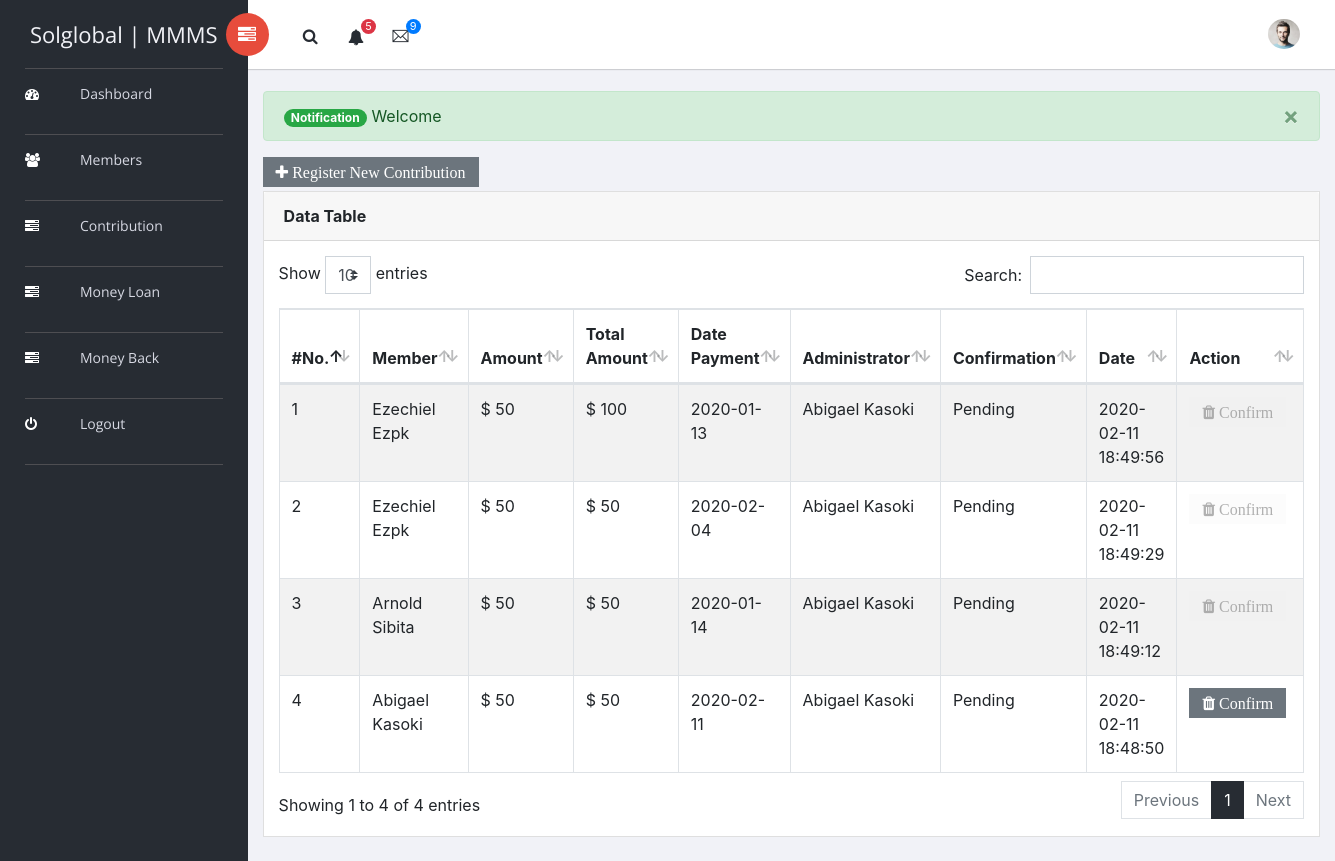
The app's page /execute.php?request=contribution (signed in), older data.
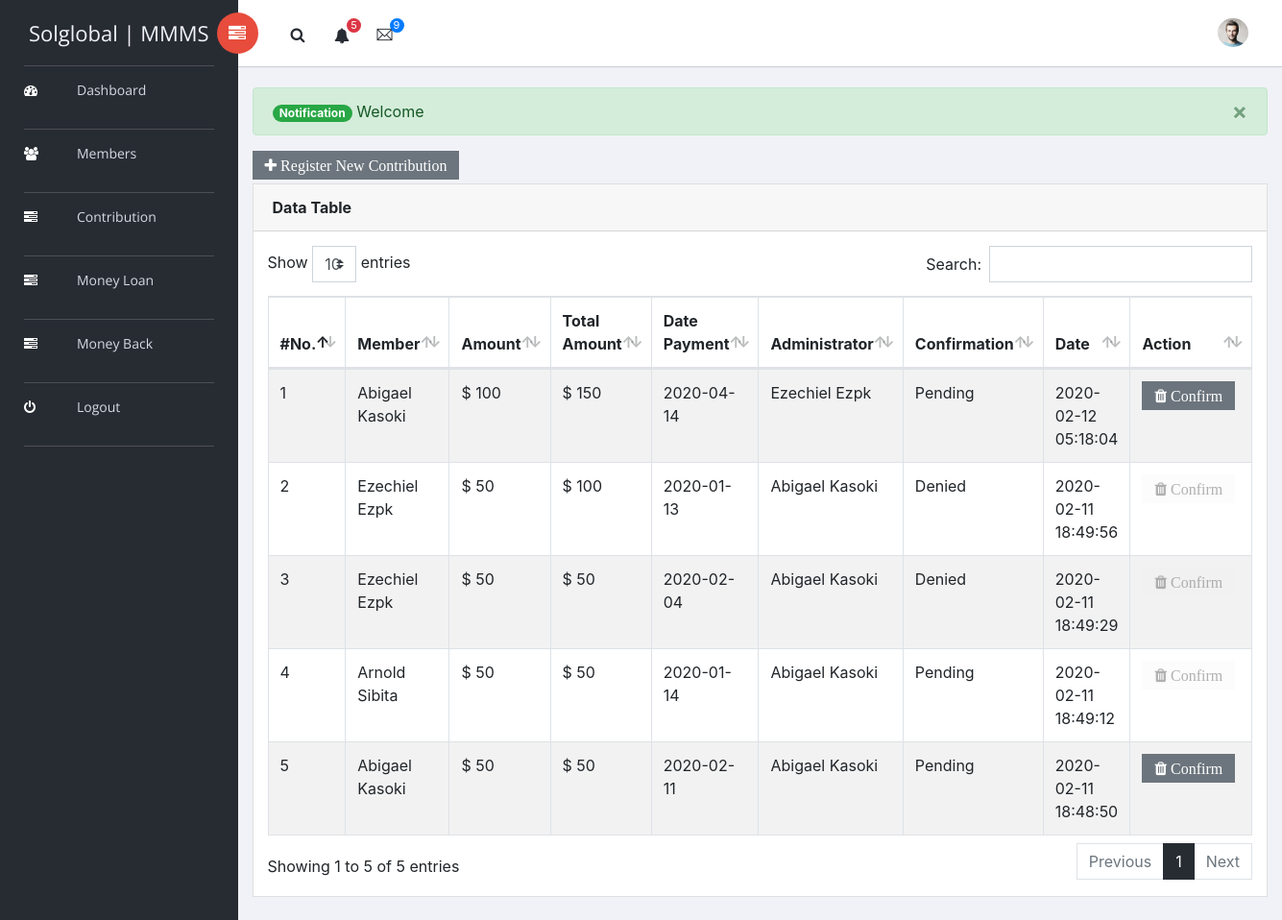
The same page, newer data.
### tables this page shows
CREATE TABLE `members` (
  `id` int(11) NOT NULL,
  `fname` varchar(256) NOT NULL,
  `lname` varchar(256) NOT NULL,
  `email` varchar(256) NOT NULL,
  `phone` varchar(256) NOT NULL,
  `address` varchar(256) NOT NULL,
  `category` int(11) NOT NULL,
  `status` int(11) NOT NULL,
  `registered_by` int(11) NOT NULL,
  `profile` varchar(256) NOT NULL,
  `password` varchar(256) NOT NULL,
  `c_date` datetime NOT NULL
);

CREATE TABLE `contributions` (
  `id` int(11) NOT NULL,
  `member_id` int(11) NOT NULL,
  `admin_id` int(11) NOT NULL,
  `amount` int(11) NOT NULL,
  `total_amount` int(11) NOT NULL,
  `date_payment` date NOT NULL,
  `member_confirmation` int(11) NOT NULL,
  `c_date` datetime NOT NULL
);

### core/db.php (called while the page is built, shortened)
<?php
class DB{
    private $dbHost     = "localhost";
    private $dbUsername = "root";
    private $dbPassword = "";
    private $dbName     = "mmms_db";
    public function __construct(){
        if(!isset($this->db)){
            $conn = new mysqli($this->dbHost, $this->dbUsername, $this->dbPassword, $this->dbName);
            if($conn->connect_error){
                die("Failed to connect with MySQL: " . $conn->connect_error);
            }else{
                $this->db = $conn;
            }
        }
    }
    public function getRows($table,$conditions = array()){
        $sql = 'SELECT ';
        $sql .= array_key_exists("select",$conditions)?$conditions['select']:'*';
        $sql .= ' FROM '.$table;
        if(array_key_exists("where",$conditions)){
            $sql .= ' WHERE ';
            $i = 0;
            foreach($conditions['where'] as $key => $value){
                $pre = ($i > 0)?' AND ':'';
                $sql .= $pre.$key."= '".$value."'";
                $i++;
            }
        }
        if(array_key_exists("order_by",$conditions)){
            $sql .= ' ORDER BY '.$conditions['order_by'];
        }
        $result = $this->db->query($sql);
        if(array_key_exists("return_type",$conditions) && $conditions['return_type'] != 'all'){
            switch($conditions['return_type']){
                case 'count':
                    $data = $result->num_rows;
                    break;
                case 'single':
                    $data = $result->fetch_assoc();
                    break;
                default:
                    $data = '';
            }
        }else{
            if($result->num_rows > 0){
                while($row = $result->fetch_assoc()){
                    $data[] = $row;
                }
            }
        }
        return !empty($data)?$data:false;
    }
}

### views/contribution.php (the view, shortened to what this page needs)
        <div class="content mt-3">
          <?php if(isset($_SESSION['sessData'])):
                  if(!empty($_SESSION['sessData'])):
                    $sssData=$_SESSION['sessData'];
                    if($sssData['status']['type']=='success'):
          ?>
                                <div class=" mb-1">
                                    <div class="alert  alert-success alert-dismissible fade show" role="alert">
                                        <span class="badge badge-pill badge-success">Notification</span> <?php echo $sssData['status']['msg'];?>
                                        <button type="button" class="close" data-dismiss="alert" aria-label="Close">
                                            <span aria-hidden="true">&times;</span>
                                        </button>
                                    </div>
                                </div>
          <?php     endif; ?>
          <?php endif; endif; ?>
          <button type="button" class="btn btn-secondary mb-1  fa fa-plus" data-toggle="modal" data-target="#register"> Register New Contribution</button>
            <div class="animated fadeIn">
                <div class="row">
                    <div class="col-md-12">
                        <div class="card">
                            <div class="card-header">
                                <strong class="card-title">Data Table</strong>
                            </div>
                            <div class="card-body">
                                <table id="bootstrap-data-table-export" class="table table-striped table-bordered">
                                    <thead>
                                        <tr>
                                            <th>#No.</th>
                                            <th>Member</th>
                                            <th>Amount</th>
                                            <th>Total Amount</th>
                                            <th>Date Payment</th>
                                            <th>Administrator</th>
                                            <th> Confirmation</th>
                                            <th>Date</th>
                                            <th>Action</th>
                                        </tr>
                                    </thead>
                                    <tbody>
<?php $all = $db->getRows('contributions', array('order_by'=>'id desc'));
      if(!empty($all)): $count=0;
        foreach($all as $row): $count++;
        $getM=$db->getRows('members', array('where'=>array('id'=>$row['member_id']))); if(!empty($getM)): foreach($getM as $getMember):
            $getA=$db->getRows('members', array('where'=>array('id'=>$row['admin_id']))); if(!empty($getA)): foreach($getA as $getAdmin):
?>
                                        <tr>
                                            <td><?= $count ?></td>
                                            <td><?= $getMember['fname'].' '.$getMember['lname'] ?></td>
                                            <td>$ <?= $row['amount'] ?></td>
                                            <td>$ <?= $row['total_amount'] ?></td>
                                            <td><?= $row['date_payment'] ?></td>
                                            <td><?= $getAdmin['fname'].' '.$getAdmin['lname'] ?></td>
                                            <td><?php if($row['member_confirmation']==-1) echo 'Denied'; else if($row['member_confirmation']==0) echo 'Pending'; else echo 'Confirmed'; ?></td>
                                            <td><?= $row['c_date'] ?></td>
                                            <td><?php if($row['member_id']==$_SESSION['ID']):?><button type="button" class="btn btn-secondary mb-1 pull-left fa fa-trash" data-toggle="modal" data-target="#confirm<?= $row['id'] ?>ezpk"> Confirm</button>
                                            <?php else:?><button type="button" class="btn btn-default mb-1 pull-left fa fa-trash disabled" disabled data-toggle="modal" data-target="#confirm<?= $row['id'] ?>ezpk"> Confirm</button>
                                                <?php endif; ?>
                                            </td>
                                        </tr>
<?php         endforeach; endif;
        endforeach; endif;
endforeach; endif; ?>
                                    </tbody>
                                </table>
                            </div>
                        </div>
                    </div>
                </div>
            </div>
        </div>
    </div>

### views/header.php (shortened to what this page needs)
<?php
require_once 'core/db.php';
$db = new DB();
?>
<!doctype html>
<html class="no-js" lang="en">
<head>
    <link rel="stylesheet" href="vendors/bootstrap/dist/css/bootstrap.min.css">
    <link rel="stylesheet" href="vendors/font-awesome/css/font-awesome.min.css">
    <link rel="stylesheet" href="vendors/themify-icons/css/themify-icons.css">
    <link rel="stylesheet" href="vendors/flag-icon-css/css/flag-icon.min.css">
    <link rel="stylesheet" href="vendors/selectFX/css/cs-skin-elastic.css">
    <link rel="stylesheet" href="vendors/datatables.net-bs4/css/dataTables.bootstrap4.min.css">
    <link rel="stylesheet" href="vendors/datatables.net-buttons-bs4/css/buttons.bootstrap4.min.css">
    <link rel="stylesheet" href="vendors/jqvmap/dist/jqvmap.min.css">
    <link rel="stylesheet" href="assets/css/style.css">
</head>
<body>
    <aside id="left-panel" class="left-panel">
        <nav class="navbar navbar-expand-sm navbar-default">
            <div class="navbar-header">
                <a class="navbar-brand" href="./">Solglobal | MMMS</a>
            </div>
            <div id="main-menu" class="main-menu collapse navbar-collapse">
                <ul class="nav navbar-nav">
                    <li class="active">
                        <a href="?request=dashboard"> <i class="menu-icon fa fa-dashboard"></i>Dashboard </a>
                    </li>
                    <h3 class="menu-title"></h3>
                    <li class="active">
                        <a href="?request=members"> <i class="menu-icon fa fa-users"></i>Members </a>
                    </li>
                    <h3 class="menu-title"></h3>
                    <li class="active">
                        <a href="?request=contribution"> <i class="menu-icon fa fa-tasks"></i>Contribution </a>
                    </li>
                    <h3 class="menu-title"></h3>
                    <li class="active">
                        <a href="?request=money-loan"> <i class="menu-icon fa fa-tasks"></i>Money Loan </a>
                    </li>
                    <h3 class="menu-title"></h3>
                    <li class="active">
                        <a href="?request=money-back"> <i class="menu-icon fa fa-tasks"></i>Money Back </a>
                    </li>
                    <h3 class="menu-title"></h3>
                    <li class="active">
                        <a href="views/logout.php"> <i class="menu-icon fa fa-power-off"></i>Logout </a>
                    </li>
                    <h3 class="menu-title"></h3>
                </ul>
            </div>
        </nav>
    </aside>
    <div id="right-panel" class="right-panel">
        <header id="header" class="header">
            <div class="header-menu">
                <div class="col-sm-7">
                    <a id="menuToggle" class="menutoggle pull-left"><i class="fa fa fa-tasks"></i></a>
                    <div class="header-left">
                        <button class="search-trigger"><i class="fa fa-search"></i></button>
                        <div class="dropdown for-notification">
                            <button class="btn btn-secondary dropdown-toggle" type="button" id="notification" data-toggle="dropdown" aria-haspopup="true" aria-expanded="false">
                                <i class="fa fa-bell"></i>
                                <span class="count bg-danger">5</span>
                            </button>
                        </div>
                        <div class="dropdown for-message">
                            <button class="btn btn-secondary dropdown-toggle" type="button"
                                id="message"
                                data-toggle="dropdown" aria-haspopup="true" aria-expanded="false">
                                <i class="ti-email"></i>
                                <span class="count bg-primary">9</span>
                            </button>
                        </div>
                    </div>
                </div>
                <div class="col-sm-5">
                    <div class="user-area dropdown float-right">
                        <a href="#" class="dropdown-toggle" data-toggle="dropdown" aria-haspopup="true" aria-expanded="false">
                            <img class="user-avatar rounded-circle" src="images/admin.jpg" alt="User Avatar">
                        </a>
                    </div>
                    <div class="language-select dropdown" id="language-select">
                        <a class="dropdown-toggle" href="#" data-toggle="dropdown"  id="language" aria-haspopup="true" aria-expanded="true">
                            <i class="flag-icon flag-icon-us"></i>
                        </a>
                    </div>
                </div>
            </div>
        </header>

### execute.php (shortened to what this page needs)
<?php include 'views/header.php'; ?>
<?php
  switch ($_GET['request']):
    case 'contribution':
      include 'views/contribution.php';
      break;
  endswitch;
 ?>
<?php include 'views/footer.php'; ?>

### views/footer.php (shortened to what this page needs)
</body>
</html>

Row changes from the older to the newer data that the page shows:
added contributions: amount "100", total_amount "150", date_payment "2020-04-14", c_date "2020-02-12 05:18:04", members ($getMember['fname'] "Abigael", $getMember['lname'] "Kasoki", fname "Ezechiel", lname "Ezpk", shows "Pending")
computed for members "Abigael": text "Pending Pending" → "Denied Denied"
Text that changed along with them:
text written by a page script: "Show entries Search: Showing 1 to 4 of 4 entries Previous 1 Next" → "Show entries Search: Showing 1 to 5 of 5 entries Previous 1 Next"
